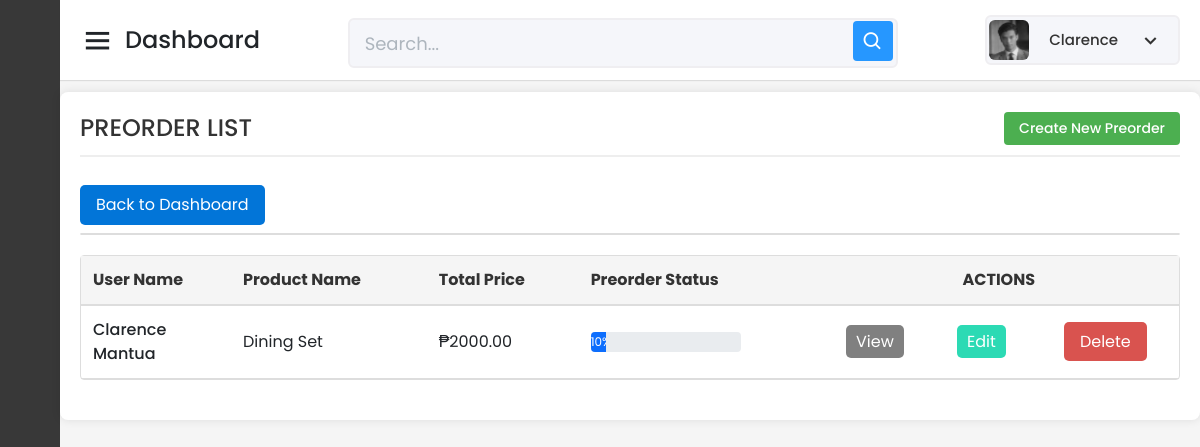
Before: /Capstone_Admin/preorder-prod/read-all-preorder-prod-form.php (signed in) with the older database file.
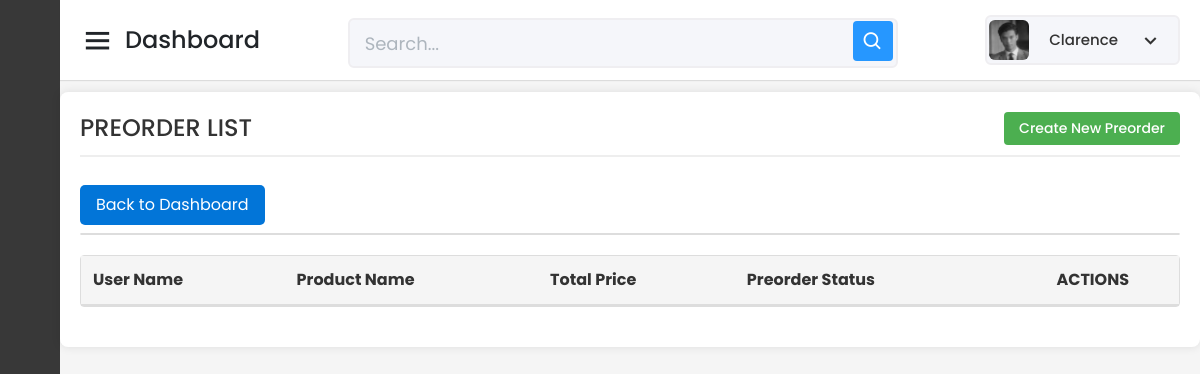
After: the same page with the newer database file.
### tables this page shows
CREATE TABLE `tbl_preorder` (
  `Preorder_ID` int(11) NOT NULL AUTO_INCREMENT,
  `Product_ID` int(11) NOT NULL,
  `User_ID` varchar(150) NOT NULL,
  `Quantity` int(11) NOT NULL,
  `Total_Price` decimal(10,2) NOT NULL,
  `Preorder_Status` int(3) NOT NULL DEFAULT 0,
  `Order_Date` timestamp NOT NULL DEFAULT current_timestamp(),
  `Product_Status` int(3) NOT NULL DEFAULT 0,
  `Progress_Pic_10` varchar(255) DEFAULT NULL,
  `Progress_Pic_20` varchar(255) DEFAULT NULL,
  `Progress_Pic_30` varchar(255) DEFAULT NULL,
  `Progress_Pic_40` varchar(255) DEFAULT NULL,
  `Progress_Pic_50` varchar(255) DEFAULT NULL,
  `Progress_Pic_60` varchar(255) DEFAULT NULL,
  `Progress_Pic_70` varchar(255) DEFAULT NULL,
  `Progress_Pic_80` varchar(255) DEFAULT NULL,
  `Progress_Pic_90` varchar(255) DEFAULT NULL,
  `Progress_Pic_100` varchar(255) DEFAULT NULL,
  `Stop_Reason` varchar(255) DEFAULT NULL,
  PRIMARY KEY (`Preorder_ID`),
  KEY `Product_ID` (`Product_ID`),
  KEY `User_ID` (`User_ID`),
  CONSTRAINT `tbl_preorder_info_ibfk_1` FOREIGN KEY (`Product_ID`) REFERENCES `tbl_prod_info` (`Product_ID`),
  CONSTRAINT `tbl_preorder_info_ibfk_2` FOREIGN KEY (`User_ID`) REFERENCES `tbl_user_info` (`User_ID`)
);

CREATE TABLE `tbl_prod_info` (
  `Product_ID` int(11) NOT NULL AUTO_INCREMENT,
  `Product_Name` varchar(255) NOT NULL,
  `Description` text DEFAULT NULL,
  `Category` varchar(100) DEFAULT NULL,
  `Sizes` varchar(100) DEFAULT NULL,
  `Color` varchar(50) DEFAULT NULL,
  `Stock` varchar(100) DEFAULT NULL,
  `Assembly_Required` varchar(255) DEFAULT NULL,
  `ImageURL` varchar(255) DEFAULT NULL,
  `Price` varchar(255) NOT NULL,
  `Sold` varchar(255) DEFAULT NULL,
  `DateAdded` timestamp NOT NULL DEFAULT current_timestamp(),
  `LastUpdate` timestamp NOT NULL DEFAULT current_timestamp() ON UPDATE current_timestamp(),
  `GLB_File_URL` varchar(255) DEFAULT NULL,
  `product_type` enum('readymade','custom') DEFAULT 'readymade',
  PRIMARY KEY (`Product_ID`)
);

### Capstone_Admin/preorder-prod/read-all-preorder-prod-form.php (the view, shortened to what this page needs)
<?php
include '../config/database.php';
$adminId = $_SESSION['admin_id'];
$stmt = $pdo->prepare("SELECT First_Name, PicPath FROM tbl_admin_info WHERE Admin_ID = :admin_id");
$stmt->bindParam(':admin_id', $adminId);
$stmt->execute();
$admin = $stmt->fetch(PDO::FETCH_ASSOC);
$adminName = htmlspecialchars($admin['First_Name']);
$profilePicPath = htmlspecialchars($admin['PicPath']);
$search = isset($_GET['search']) ? $_GET['search'] : '';
$query = "
    SELECT
        po.Preorder_ID,
        CONCAT(u.First_Name, ' ', u.Last_Name) AS User_Name,
        p.Product_Name,
        po.Total_Price,
        po.Preorder_Status,
        po.Order_Date
    FROM tbl_preorder po
    JOIN tbl_user_info u ON po.User_ID = u.User_ID
    JOIN tbl_prod_info p ON po.Product_ID = p.Product_ID
    WHERE u.First_Name LIKE :search
    OR u.Last_Name LIKE :search
    OR p.Product_Name LIKE :search
    OR po.Preorder_Status LIKE :search
";
$stmt = $pdo->prepare($query);
$searchParam = '%' . $search . '%';
$stmt->bindParam(':search', $searchParam, PDO::PARAM_STR);
$stmt->execute();
$rows = $stmt->fetchAll(PDO::FETCH_ASSOC);
?>
<!DOCTYPE html>
<html lang="en" dir="ltr">
<head>
    <link href="../static/css/bootstrap.min.css" rel="stylesheet">
    <link href="../static/css-files/dashboard.css" rel="stylesheet">
    <link href="../static/css-files/button.css" rel="stylesheet">
    <link href="../static/css-files/admin_homev2.css" rel="stylesheet">
    <link href="https://unpkg.com/boxicons@2.0.7/css/boxicons.min.css" rel="stylesheet" />
</head>
<body>
    <div class="sidebar">
      <div class="logo-details">
    </div>
        <ul class="nav-links">
            <li>
            </li>
            <li>
            </li>
            <li>
</li>
        </ul>
    </div>
    <section class="home-section">
    <nav>
            <div class="sidebar-button">
                <i class="bx bx-menu sidebarBtn"></i>
                <span class="dashboard">Dashboard</span>
            </div>
            <div class="search-box">
                <input type="text" placeholder="Search..." />
                <i class="bx bx-search"></i>
            </div>
            <div class="profile-details" onclick="toggleDropdown()">
                <img src="../<?php echo $profilePicPath; ?>" alt="Profile Picture" />
                <span class="admin_name"><?php echo $adminName; ?></span>
                <i class="bx bx-chevron-down dropdown-button"></i>
            </div>
 </nav>
<br>
<br>
<br>
<div class="container_boxes">
    <form name="frmPreorderRec" method="POST" action="">
        <h4>PREORDER LIST <a href="create-preorder-prod-form.php">Create New Preorder</a></h4>
        <div class="button-container">
                    <a href="../dashboard/dashboard.php" class="buttonBack">Back to Dashboard</a>
                </div>
                <table>
        <table>
            <tr>
                <th>User Name</th>
                <th>Product Name</th>
                <th>Total Price</th>
                <th>Preorder Status</th>
                <th colspan="3" style="text-align: center;">ACTIONS</th>
            </tr>
            <?php
            foreach ($rows as $row) {
                $preorderID = htmlspecialchars($row["Preorder_ID"]);
                $userName = htmlspecialchars($row["User_Name"]);
                $productName = htmlspecialchars($row["Product_Name"]);
                $totalPrice = number_format((float)$row["Total_Price"], 2, '.', '');
                $progressPercent = $row["Preorder_Status"];
                echo '
                <tr>
                    <td>'.$userName.'</td>
                    <td>'.$productName.'</td>
                    <td>₱'.$totalPrice.'</td>
                    <td>
                        <div class="progress" style="height: 20px; width: 150px;">
                            <div class="progress-bar bg-primary" role="progressbar"
                                style="width: '.$progressPercent.'%;"
                                aria-valuenow="'.$progressPercent.'"
                                aria-valuemin="0"
                                aria-valuemax="100">
                                '.$progressPercent.'%
                            </div>
                        </div>
                    </td>
                    <td style="text-align: center;"><a class="buttonView" href="read-one-preorder-prod-form.php?id='.$preorderID.'" target="_parent">View</a></td>
                    <td style="text-align: center;"><a class="buttonEdit" href="update-preorder-prod-form.php?id='.$preorderID.'" target="_parent">Edit</a></td>
                    <td style="text-align: center;"><a class="buttonDelete" href="delete-preorder-prod-form.php?id='.$preorderID.'" target="_parent">Delete</a></td>
                </tr>';
            }
            ?>
        </table>
    </form>
</div>
</section>
</body>
</html>

Changed rows visible on the page:
removed tbl_preorder: userName "Clarence Mantua", Product_ID.Product_Name "Dining Set", Total_Price "2000.00", Preorder_Status "10"
